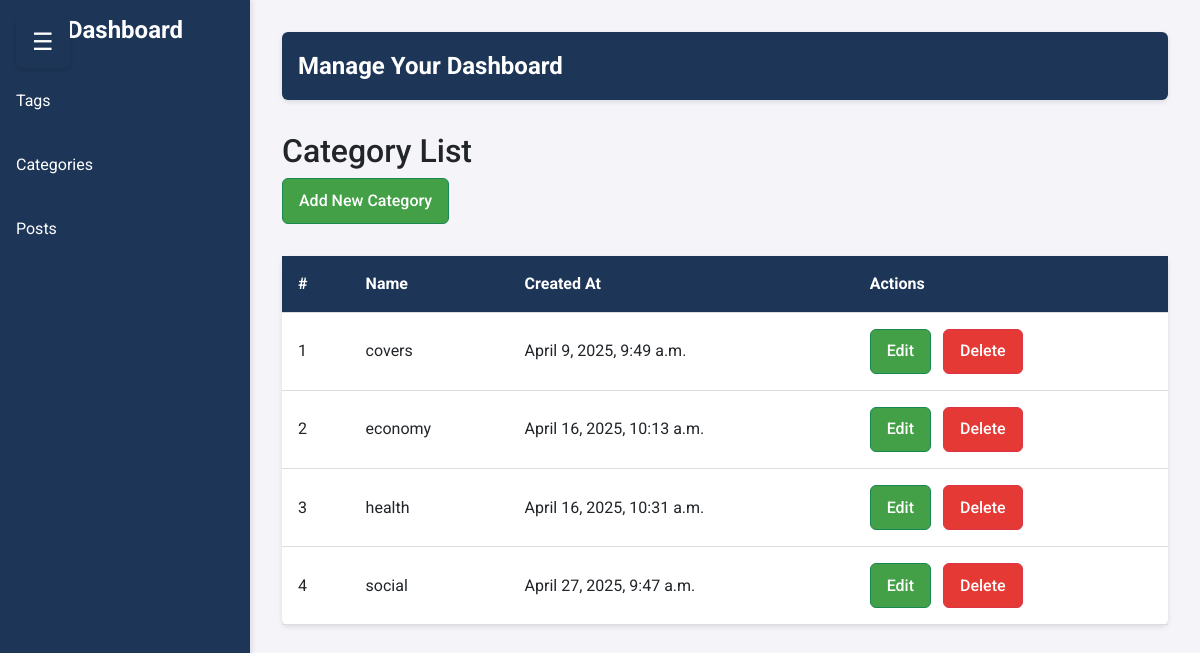
Screenshot of /dashboard/categories/ (signed in) with the database file from the repository.
### newspaper/models.py (models this page shows, shortened)
class TimeStampModel(models.Model):
    created_at = models.DateTimeField(auto_now_add=True)
    updated_at = models.DateTimeField(auto_now=True)
    class Meta:
        abstract = True  # Don't create table in DB

class Category(TimeStampModel):
    name = models.CharField(max_length=100)
    icon = models.CharField(max_length=100, null=True, blank=True)
    description = models.TextField(null=True, blank=True)
    class Meta:
        ordering = ["name"]  # Category.objects.all()
        verbose_name = "category"
        verbose_name_plural = "Categories"

### dashboard/views.py (the view)
class AdminCategoryListView(StaffRequiredMixin, ListView):
    model = Category
    template_name = "dashboard/category_list.html"
    context_object_name = "categories"
    def get_queryset(self):
        return Category.objects.all()

### dashboard/views.py (called while the page is built)
    def test_func(self):
        return self.request.user.is_staff

### newspaper/nav.py (called while the page is built)
def navigation(request):
    categories = Category.objects.all()[:4]
    return {"categories": categories}

### templates/dashboard/category_list.html
{% extends "dashboard/base.html" %}
{% block content %}
  <h2>Category List</h2>
  <a href="{% url 'admin-category-create' %}" class="btn btn-success">Add New Category</a>
  <table>
    <thead>
      <tr>
        <th>#</th>
        <th>Name</th>
        <th>Created At</th>
        <th>Actions</th>
      </tr>
    </thead>
    <tbody>
      {% for category in categories %}
        <tr>
          <td>{{ forloop.counter }}</td>
          <td>{{ category.name }}</td>
          <td>{{ category.created_at }}</td>
          <td>
            <a href="{% url 'admin-category-update' category.id %}"
               class="btn btn-success">Edit</a>
            <a href="{% url 'admin-category-delete' category.id %}"
               class="btn btn-danger">Delete</a>
          </td>
        </tr>
      {% endfor %}
    </tbody>
  </table>
{% endblock content %}

### static/dashboard/css/dashboard.css (style rules this page uses)
body { margin: 0; padding: 0; font-family: "Roboto", sans-serif; display: flex; min-height: 100vh; background-color: #f4f4f9; }
table { width: 100%; border-collapse: collapse; margin: 2rem 0; background: white; border-radius: 6px; box-shadow: 0 2px 5px rgba(0, 0, 0, 0.1); }
table thead { background-color: #1d3557; color: white; }
th, td { padding: 1rem; text-align: left; border-bottom: 1px solid #ddd; }
.btn { display: inline-block; padding: 0.6rem 1rem; text-decoration: none; border-radius: 6px; color: white; font-weight: 500; margin-right: 0.5rem; transition: all 0.3s; }
.btn-danger { background-color: #e53935; }
.btn-success { background-color: #43a047; }

### rows the page displays
Category: name "covers", created_at "April 9, 2025, 9:49 a.m."
Category: name "economy", created_at "April 16, 2025, 10:13 a.m."
Category: name "health", created_at "April 16, 2025, 10:31 a.m."
Category: name "social", created_at "April 27, 2025, 9:47 a.m."
